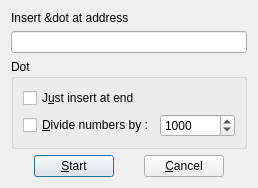
<?xml version="1.0" encoding="UTF-8"?>
<ui version="4.0">
 <class>DotDialog</class>
 <widget class="QDialog" name="DotDialog">
  <property name="geometry">
   <rect>
    <x>0</x>
    <y>0</y>
    <width>258</width>
    <height>180</height>
   </rect>
  </property>
  <property name="windowTitle">
   <string>Dialog</string>
  </property>
  <property name="modal">
   <bool>true</bool>
  </property>
  <layout class="QVBoxLayout" name="verticalLayout_3">
   <item>
    <layout class="QVBoxLayout" name="verticalLayout_2">
     <item>
      <widget class="QLabel" name="label">
       <property name="text">
        <string>Insert &amp;dot at address</string>
       </property>
      </widget>
     </item>
     <item>
      <widget class="QLineEdit" name="mInput">
       <property name="inputMask">
        <string>&gt;Aaaaaaaaaaaaaaaaaaaaa; </string>
       </property>
      </widget>
     </item>
    </layout>
   </item>
   <item>
    <widget class="QGroupBox" name="groupBox">
     <property name="title">
      <string>Dot</string>
     </property>
     <layout class="QVBoxLayout" name="verticalLayout">
      <item>
       <layout class="QGridLayout" name="gridLayout">
        <item row="1" column="1">
         <widget class="QSpinBox" name="mSpinBox">
          <property name="minimum">
           <number>10</number>
          </property>
          <property name="maximum">
           <number>10000</number>
          </property>
          <property name="value">
           <number>1000</number>
          </property>
         </widget>
        </item>
        <item row="1" column="0">
         <widget class="QCheckBox" name="mCheckDivide">
          <property name="text">
           <string>&amp;Divide numbers by :</string>
          </property>
         </widget>
        </item>
        <item row="0" column="0">
         <widget class="QCheckBox" name="mCheckAtEnd">
          <property name="text">
           <string>J&amp;ust insert at end</string>
          </property>
         </widget>
        </item>
       </layout>
      </item>
     </layout>
    </widget>
   </item>
   <item>
    <layout class="QHBoxLayout" name="horizontalLayout">
     <item>
      <spacer name="horizontalSpacer">
       <property name="orientation">
        <enum>Qt::Horizontal</enum>
       </property>
       <property name="sizeHint" stdset="0">
        <size>
         <width>40</width>
         <height>20</height>
        </size>
       </property>
      </spacer>
     </item>
     <item>
      <widget class="QPushButton" name="okButton">
       <property name="text">
        <string>&amp;Start</string>
       </property>
       <property name="icon">
        <iconset resource="application.qrc">
         <normaloff>:/images/start.png</normaloff>:/images/start.png</iconset>
       </property>
       <property name="default">
        <bool>true</bool>
       </property>
      </widget>
     </item>
     <item>
      <spacer name="horizontalSpacer_2">
       <property name="orientation">
        <enum>Qt::Horizontal</enum>
       </property>
       <property name="sizeHint" stdset="0">
        <size>
         <width>40</width>
         <height>20</height>
        </size>
       </property>
      </spacer>
     </item>
     <item>
      <widget class="QPushButton" name="cancelButton">
       <property name="text">
        <string>&amp;Cancel</string>
       </property>
       <property name="icon">
        <iconset resource="application.qrc">
         <normaloff>:/images/cancel.png</normaloff>:/images/cancel.png</iconset>
       </property>
       <property name="autoDefault">
        <bool>false</bool>
       </property>
      </widget>
     </item>
     <item>
      <spacer name="horizontalSpacer_3">
       <property name="orientation">
        <enum>Qt::Horizontal</enum>
       </property>
       <property name="sizeHint" stdset="0">
        <size>
         <width>40</width>
         <height>20</height>
        </size>
       </property>
      </spacer>
     </item>
    </layout>
   </item>
  </layout>
 </widget>
 <resources>
  <include location="application.qrc"/>
 </resources>
 <connections/>
</ui>
